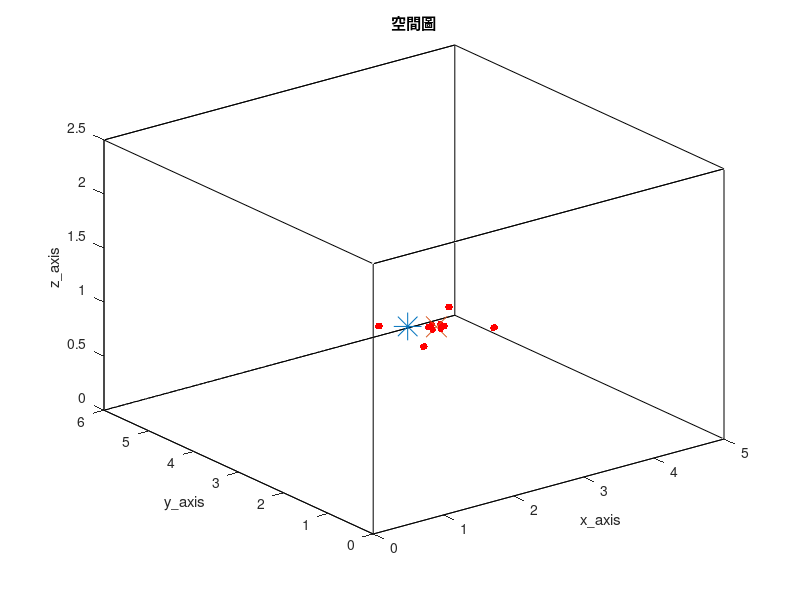

MATLAB code for this plot: (Note: this script raises an error after producing the figure.)
clc; clear;
close all;

tic

%% RIR parameter %%
SorNum = 1;                                              % source number
%%%%%%%%%%%%%%%%%%%%%%%%%%%%%%%%%%%%%%%%%%%%%%%%%%%%%%%%%%%%%%%%%%%%%%%%%%%%%%%%%%%%%%%%%%%%%%%%%%%%%%%%%%%%%%%%%%%
MicNum = 14;                                             % number of microphone
%%%%%%%%%%%%%%%%%%%%%%%%%%%%%%%%%%%%%%%%%%%%%%%%%%%%%%%%%%%%%%%%%%%%%%%%%%%%%%%%%%%%%%%%%%%%%%%%%%%%%%%%%%%%%%%%%%%
c = 343;                                                 % Sound velocity (m/s)
fs = 16000;                                              % Sample frequency (samples/s)

% sparse array %
MicPos = zeros(MicNum, 3);
sa_num = 4;
%%%%%%%%%%%%%%%%%%%%%%%%%%%%%%%%%%%%%%%%%%%%%%%%%%%%%%%%%%%%%%%%%%%%%%%%%%%%%%%%%%%%%%%%%%%%%%%%%%%%%%%%%%%%%%%%%%%
micnum_in_sa = 2;
sa_center = [2, 2, 1; 2, 3, 1; 3, 3, 1; 3, 2, 1];
sa_space = 0.01;
mic_space = 0.02;
%%%%%%%%%%%%%%%%%%%%%%%%%%%%%%%%%%%%%%%%%%%%%%%%%%%%%%%%%%%%%%%%%%%%%%%%%%%%%%%%%%%%%%%%%%%%%%%%%%%%%%%%%%%%%%%%%%%
sparce_num = sa_num*micnum_in_sa;
for i = 1:sa_num
    sa_pos = zeros(micnum_in_sa, 3);
    for j = 1:micnum_in_sa/2
        sa_pos(j, :) = [sa_center(i, 1)-sa_space-(micnum_in_sa/2-j)*mic_space, sa_center(i, 2), sa_center(i, 3)];
        sa_pos(micnum_in_sa/2+j, :) = [sa_center(i, 1)+sa_space+(j-1)*mic_space, sa_center(i, 2), sa_center(i, 3) ];
    end

    MicPos(1+(i-1)*micnum_in_sa:i*micnum_in_sa, :) = sa_pos;
end

% MicPos(1:4, :) = [1, 1, 1; 1, 4, 1; 4, 4, 1; 4, 1, 1];

referencce_point = mean(sa_center);

% UCA %
UCA_num = MicNum - sparce_num;
radius_UCA = 0.1;
angle_UCA = 360/UCA_num;
for i = 1:UCA_num
    MicPos(i+sparce_num, :) = [referencce_point(:, 1)+radius_UCA*sind((i-1)*angle_UCA), referencce_point(:, 2)+radius_UCA*cosd((i-1)*angle_UCA), referencce_point(:, 3)];
end

SorPos = [2.25, 2.75, 1];                                    % source position (m)
room_dim = [5, 6, 2.5];                                  % Room dimensions [x y z] (m)
%%%%%%%%%%%%%%%%%%%%%%%%%%%%%%%%%%%%%%%%%%%%%%%%%%%%%%%%%%%%%%%%%%%%%%%%%%%%%%%%%%%%%%%%%%%%%%%%%%%%%%%%%%%%%%%%%%%
reverberation_time = 0.2;                                % Reverberation time (s)
points_rir = 2048;                                       % Number of rir points (需比 reverberation time 還長)
%%%%%%%%%%%%%%%%%%%%%%%%%%%%%%%%%%%%%%%%%%%%%%%%%%%%%%%%%%%%%%%%%%%%%%%%%%%%%%%%%%%%%%%%%%%%%%%%%%%%%%%%%%%%%%%%%%%
mtype = 'omnidirectional';                               % Type of microphone
order = -1;                                              % -1 equals maximum reflection order!
dim = 3;                                                 % Room dimension
orientation = 0;                                         % Microphone orientation (rad)
hp_filter = 1;                                           % Disable high-pass filter

% 畫空間圖 %
figure(1);
plot3( [0 room_dim(1, 1) room_dim(1, 1) 0 0 0 room_dim(1, 1) room_dim(1, 1) 0 0 room_dim(1, 1) room_dim(1, 1) 0 0 room_dim(1, 1) room_dim(1, 1)], ...
       [0 0 room_dim(1, 2) room_dim(1, 2) 0 0 0 room_dim(1, 2) room_dim(1, 2) room_dim(1, 2) room_dim(1, 2) room_dim(1, 2) room_dim(1, 2) 0 0 0], ...
       [0 0 0 0 0 room_dim(1, 3) room_dim(1, 3) room_dim(1, 3) room_dim(1, 3) 0 0 room_dim(1, 3) room_dim(1, 3) room_dim(1, 3) room_dim(1, 3) 0] , 'k')
hold on
plot3(MicPos(:, 1), MicPos(:, 2), MicPos(:, 3), 'r.', 'MarkerSize', 15)
hold on
plot3(SorPos(:, 1), SorPos(:, 2), SorPos(:, 3), '*', 'MarkerSize', 20)
hold on
plot3(referencce_point(:, 1), referencce_point(:, 2), referencce_point(:, 3), 'x', 'MarkerSize', 15)
hold off
xlabel('x\_axis')
ylabel('y\_axis')
zlabel('z\_axis')
title('空間圖')
shg

angle_ground_truth = acos((SorPos-referencce_point)*[0; 1; 0]/norm(SorPos-referencce_point))/pi*180;
angle_ground_truth2 = 360 - angle_ground_truth;
distance_ground_truth = norm(SorPos-referencce_point);

%% generate ground-truth RIR (h) %%
% 產生 RIR 和存.mat 檔 %
h = rir_generator(c, fs, MicPos, SorPos, room_dim, reverberation_time, points_rir, mtype, order, dim, orientation, hp_filter);
rir_filename_str = ['h\h_for_localization_', string(reverberation_time), 'x', string(MicNum), 'x', string(points_rir), '.mat'];
rir_filemane = join(rir_filename_str, '');
save(rir_filemane, 'h')

% load RIR 的 .mat 檔 %
rir_filename_str = ['h\h_for_localization_', string(reverberation_time), 'x', string(MicNum), 'x', string(points_rir), '.mat'];
rir_filemane = join(rir_filename_str, '');
load(rir_filemane)

look_mic = 1;
h_yaxis_upperlimit = max(h(look_mic, :)) + 0.01;
h_yaxis_underlimit = min(h(look_mic, :)) - 0.01;
% 畫 ground-truth RIR time plot %
figure(2)
plot(h(look_mic, :), 'r');
ylim([h_yaxis_underlimit h_yaxis_upperlimit])
title('ground-truth RIR')
xlabel('points')
ylabel('amplitude')
shg

[~, argmax_tf] = max(abs(h.'));

%% window parameter %%
NFFT = 1024;
hopsize = 256;
win = hamming(NFFT);
frequency = NFFT/2 + 1;
freqs_vector = linspace(0, fs/2, frequency);

%% 讀音檔 or 產生 white noise source (source) %%
Second = 23;
SorLen =  Second*fs;

% load speech source %
% [source_transpose, fs] = audioread('245.wav', [1, SorLen]);    % speech source
% source = source_transpose.';

% load white noise source %
source = wgn(1, SorLen, 0);                                    % white noise source

%% 產生麥克風訊號，先在時域上 convolution 再做 stft (y_nodelay y_delay Y_delay ) %%
% convolution source and RIR %
as = zeros(MicNum, points_rir+SorLen-1);
for i = 1 : MicNum
    as(i, :) = conv(h(i, :), source);
end

y_sparce = as(1:sparce_num, 1:SorLen);
y_UCA = as(sparce_num+1:end, 1:SorLen);
[Y_sparce, ~, ~] = stft(y_sparce.', fs, Window=win, OverlapLength=NFFT-hopsize, FFTLength=NFFT, FrequencyRange='onesided');
[Y_UCA, ~, ~] = stft(y_UCA.', fs, Window=win, OverlapLength=NFFT-hopsize, FFTLength=NFFT, FrequencyRange='onesided');
NumOfFrame = size(Y_sparce, 2);

%% compute Ryy %%
Ryy_sparce = zeros(sparce_num, sparce_num, frequency);
Ryy_UCA = zeros(UCA_num, UCA_num, frequency);
for n = 1:frequency
    for FrameNo = 1:NumOfFrame
        Ryy_sparce(:, :, n) = Ryy_sparce(:, :, n) + squeeze(Y_sparce(n, FrameNo, :))*squeeze(Y_sparce(n, FrameNo, :))';
        Ryy_UCA(:, :, n) = Ryy_UCA(:, :, n) + squeeze(Y_UCA(n, FrameNo, :))*squeeze(Y_UCA(n, FrameNo, :))';
    end
    
end

Ryy_sparce = Ryy_sparce/NumOfFrame;
Ryy_UCA = Ryy_UCA/NumOfFrame;



%% compute P_N %%
P_N = zeros(sparce_num, sparce_num, frequency);
for n = 1:frequency
   [U, D] = eig(Ryy_sparce(:, :, n));
   [~, D_max_index] = max(diag(D));
   U_S = U(:, D_max_index);
   P_N(:, :, n) = eye(sparce_num) - U_S*U_S';
end

%% redefine MicPos %%
MicPos = MicPos - referencce_point;

%% check angle function is convex or not %%
angle = 0:1:359;
array_output_power = zeros(frequency, size(angle, 2));
output_power_sum = zeros(size(angle, 2), 1);

dia_load_beamformer = 10^(-2);
frequency_lower_bound = 1;

angle_count = 0;

for ang = angle
    angle_count = angle_count + 1;
    kappa = [sind(ang), cosd(ang), 0];
    for n = frequency_lower_bound:frequency
        omega = 2*pi*freqs_vector(n);
        steer_vec = exp(1j*omega/c*kappa*MicPos(sparce_num+1:end, :).').';

        array_output_power(n, angle_count) = 1/(steer_vec'*inv(Ryy_UCA(:, :, n)+dia_load_beamformer*eye(UCA_num))*steer_vec);
        output_power_sum(angle_count, :) = output_power_sum(angle_count, :) + abs(array_output_power(n, angle_count));
    end

end

[meshgrid_x, meshgrid_y] = meshgrid(angle ,freqs_vector(frequency_lower_bound:frequency));
figure(3);
mesh(meshgrid_x, meshgrid_y, 10*log10(abs(array_output_power(frequency_lower_bound:frequency, :))))
colorbar
view(2)
title('output power')
xlabel('angle')
ylabel('frequency')

figure(4)
plot(angle, output_power_sum.');
title('output power as function of angle')
xlabel('angle')
ylabel('output power')
shg

%% GSS for angle-wise freefield plane wave localization %%
[~, max_index] = max(output_power_sum);
left_bound = angle(:, max_index-1);
right_bound = angle(:, max_index+1);

golden_ratio = (1+sqrt(5))/2;
search_ratio = golden_ratio - 1;
stop_criteron = 1e-7;

iteration_times_angle = 0;

while 1
    iteration_times_angle = iteration_times_angle + 1;
    left_insert = right_bound - search_ratio*(right_bound-left_bound);
    right_insert = left_bound + search_ratio*(right_bound-left_bound);
    
    left_insert_output = GSS_MPDR_angle_obj_func(left_insert, frequency_lower_bound, frequency, freqs_vector, c, MicPos(sparce_num+1:end, :), Ryy_UCA, UCA_num, dia_load_beamformer);
    right_insert_output = GSS_MPDR_angle_obj_func(right_insert, frequency_lower_bound, frequency, freqs_vector, c, MicPos(sparce_num+1:end, :), Ryy_UCA, UCA_num, dia_load_beamformer);

    if left_insert_output > right_insert_output
        right_bound = right_insert;
    elseif left_insert_output <= right_insert_output
        left_bound = left_insert;
    end

    if right_bound-left_bound < stop_criteron
        break
    end

end

angle_final = (left_bound+right_bound)/2;

%% check distance function is convex or not %%
distance = 0.1:0.1:0.7;
array_output_power = zeros(frequency, size(distance, 2));
output_power_sum = zeros(size(distance, 2), 1);
frequency_lower_bound = 1;

distance_count = 0;

for dis = distance
    distance_count = distance_count + 1;
    source_pos = [dis*sind(angle_final), dis*cosd(angle_final), 0];

    r = zeros(sparce_num, 1);
    for i = 1:sparce_num
        r(i, :) =  sqrt(sum((source_pos - MicPos(i, :)).^2));
    end

    for n = frequency_lower_bound:frequency
        omega = 2*pi*freqs_vector(n);
        steer_vec = exp(-1j*omega/c*r)./r;

        array_output_power(n, distance_count) = 1/(steer_vec'*P_N(:, :, n)*steer_vec);
        output_power_sum(distance_count, :) = output_power_sum(distance_count, :) + abs(array_output_power(n, distance_count));
        
    end

end

[meshgrid_x, meshgrid_y] = meshgrid(distance ,freqs_vector(frequency_lower_bound:frequency));
figure(5);
mesh(meshgrid_x, meshgrid_y, 10*log10(abs(array_output_power(frequency_lower_bound:frequency, :))))
colorbar
view(2)
title('pseudo spectrum')
xlabel('distance')
ylabel('frequency')


figure(6)
plot(distance, output_power_sum.');
title('spectrum magnitude as function of distance')
xlabel('distance')
ylabel('magnitude')
shg

%% GSS for distnce-wise MUSIC %%
localmax = islocalmax(output_power_sum);
output_power_sum(~localmax) = 0;
[~, max_index] = max(output_power_sum);
left_bound = distance(:, max_index-1);
right_bound = distance(:, max_index+1);

iteration_times_distnce = 0;
left_move = 1;
right_move = 1;

while 1
    iteration_times_distnce = iteration_times_distnce + 1;
    left_insert = right_bound - search_ratio*(right_bound-left_bound);
    right_insert = left_bound + search_ratio*(right_bound-left_bound);

    if right_move == 1 && left_move == 1
        left_insert_output = GSS_MUSIC_distance_obj_func(left_insert, angle_final, sparce_num, MicPos(1:sparce_num, :), frequency_lower_bound, frequency, freqs_vector, c, P_N);
        right_insert_output = GSS_MUSIC_distance_obj_func(right_insert, angle_final, sparce_num, MicPos(1:sparce_num, :), frequency_lower_bound, frequency, freqs_vector, c, P_N);
        right_move = 0;
        leftt_move = 0;

    elseif right_move == 1 && left_move == 0
        right_insert_output = left_insert_output;
        left_insert_output = GSS_MUSIC_distance_obj_func(left_insert, angle_final, sparce_num, MicPos(1:sparce_num, :), frequency_lower_bound, frequency, freqs_vector, c, P_N);
        right_move = 0;

    elseif right_move == 0 && left_move == 1
        left_insert_output = right_insert_output;
        right_insert_output = GSS_MUSIC_distance_obj_func(right_insert, angle_final, sparce_num, MicPos(1:sparce_num, :), frequency_lower_bound, frequency, freqs_vector, c, P_N);
        leftt_move = 0;

    end

    if left_insert_output > right_insert_output
        right_bound = right_insert;
        right_move = 1;

    elseif left_insert_output <= right_insert_output
        left_bound = left_insert;
        left_move = 1;

    end

    if right_bound-left_bound < stop_criteron
        break

    end

end

distance_final = (left_bound+right_bound)/2;

toc
